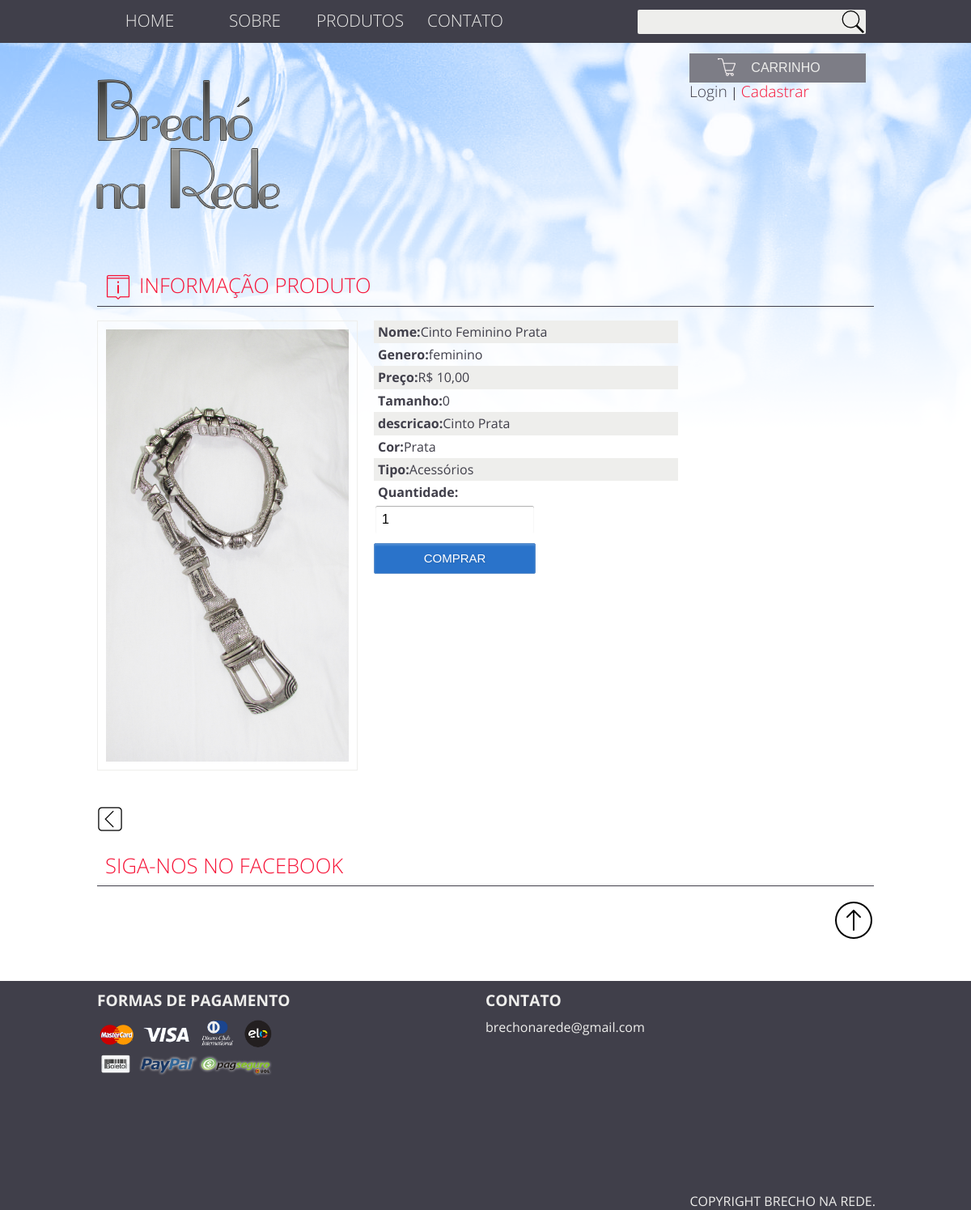
The page /index.php?ctrl=controladorInformacaoProduto&&pdt=19 on the database its author committed.
### tables this page shows
CREATE TABLE `produto` (
  `idProduto` int(11) NOT NULL,
  `nome` varchar(30) NOT NULL,
  `tamanho` int(11) DEFAULT NULL,
  `cor` char(20) NOT NULL,
  `genero` enum('masculino','feminino') NOT NULL,
  `preco` decimal(4,2) NOT NULL,
  `tipo` varchar(50) DEFAULT NULL,
  `foto` varchar(40) NOT NULL,
  `descricao` varchar(50) NOT NULL,
  `quantidade` int(3) NOT NULL
);

### img/modelo/DAO/classeProdutoDAO.php (called while the page is built, shortened)
<?php
class classeProdutoDAO {
    public function informacaoProduto($pdt){
        try{
        $pdo=conexao::getInstance();
        $sql = "select * from produto where idproduto=:produto";
        $pesquisa = $pdo->prepare($sql);
        $pesquisa->bindValue(':produto', $pdt);
        $pesquisa->execute();
        $array = array();
        while($valores = $pesquisa->fetchObject(__CLASS__)){
        $array[] = $valores;
        }
        return $array;
        }
        catch(PDOException $erro){
            echo $erro;
        }
    }
}

### controle/controladorInformacaoProduto.php (the view, shortened to what this page needs)
<h1><i class='info'></i>Informação Produto</h1>
<?php
require_once 'modelo/dao/classeProdutoDAO.php';
$pdt = $_GET['pdt'];
$produto = new classeProdutoDAO();
$func =$produto->informacaoProduto($pdt);
foreach($func as $valores){
    $verificaft=  file_exists('img/produtos/'.$valores->foto.'.jpg');
    echo "<div class='informacaoproduto'>";
    if($verificaft){
    echo "
    <img id='myImg' alt='".$valores->descricao."'  src='img/produtos/$valores->foto.jpg' width='200' height='200'>";
    }
    else{
     echo  " <img src='img/semft.jpg' width='400' height='400'><br>";
    }
    echo "
     <form method='post' onsubmit='return validarEstoque()' class='forminfo' action='index.php?ctrl=controladorCarrinho'>
    <ul class='infopdt'>
    <li><b>Nome:</b>$valores->nome</li>
    <li><b>Genero:</b>$valores->genero</li>
    <li><b>Preço:</b>R$ ".number_format($valores->preco,2,',','.')."</li>
    <li><b>Tamanho:</b>$valores->tamanho</li>
    <li><b>descricao:</b>$valores->descricao</li>
    <li><b>Cor:</b>$valores->cor</li>
    <li><b>Tipo:</b>$valores->tipo</li>
    ";
}
echo "
<li><b>Quantidade:</b></li>
<input type='number' name='quantidade' value='1' min='1' max-lenght='$valores->quantidade' max='$valores->quantidade'>    <br>
<input type='hidden' name='ft'  value='$valores->foto'>
<input type='hidden' name='nome'  value='$valores->nome'>
<input type='hidden' name='genero'  value='$valores->genero'>
<input type='hidden' name='preco'  value='$valores->preco'>
<input type='hidden' name='tamanho'  value='$valores->tamanho'>
<input type='hidden' name='descricao'  value='$valores->descricao'>
<input type='hidden' name='cor'  value='$valores->cor'>
<input type='hidden' name='tipo'  value='$valores->tipo'>
<input type='hidden' name='acao'  value='add'>
<input type='hidden' name='id'  value='$pdt'>
<input type='submit' value='Comprar'>
   </ul>
</form>
";
echo "</div>";
?>
<br>
<a href='index.php'><i class='voltar'></i></a>

### css/estilo.css (style rules this page uses)
* { margin:0; padding:0; }
.conteudo input,.conteudo select { width:200px; }
body { font-family: 'Open Sans', sans-serif; color:#eeeeec; background:url(../img/banner.png) no-repeat; }
form input,form select { border-radius: 2px; height: 38px; }
.conteudo h1 { color:#f61337; border-bottom:1px solid #403f4a; text-transform: uppercase; font-weight: lighter; font-size:1.6em; clear: both; width: inherit; padding:10px; }
.conteudo form input[type='submit'],conteudo form { cursor:pointer; text-transform:uppercase; background:#2a73ca; border:1px solid #5d8fca; padding:8px; color:#fff; font-size:0.9; }
.conteudo input[type="text"], .conteudo input[type="date"], .conteudo input[type="datetime"], .conteudo input[type="email"], .conteudo input[type="number"], .conteudo input[type="search"], .conteudo input[type="time"], .conteudo input[type="url"], .conteudo input[type="password"], .conteudo input[type="tel"], .conteudo input[type="password"], .conteudo textarea, .conteudo select { box-sizing: border-box; -webkit-box-sizing: border-box; -moz-box-sizing: border-box; padding: 8px; border: 2px solid #fff; box-shadow: inset 0px 1px 1px rgba(0, 0, 0, 0.33); -moz-box-shadow: inset 0px 1px 1px rgba(0, 0, 0, 0.33); -webkit-box-shadow: inset 0px 1px 1px rgba(0, 0, 0, 0.33); border-radius: 4px; }
.conteudo input[type="button"], .conteudo button, .conteudo input[type="submit"] { padding: 8px 20px 8px 20px; text-shadow: 1px 1px 3px rgba(0, 0, 0, 0.12); -moz-box-shadow: inset 0px 2px 2px 0px rgba(255, 255, 255, 0.17); -webkit-box-shadow: inset 0px 2px 2px 0px rgba(255, 255, 255, 0.17); box-shadow: inset 0px 2px 2px 0px rgba(255, 255, 255, 0.17); border: 1px solid #257C9E; font-size: 15px; margin-top: 10px; }
.conteudo form input,select,option { padding:5px; }
.voltar { background:url(../img/icones/voltar.png) no-repeat ; display: table; width: 32px; height: 32px; clear: both; position:absolute; margin-top: 20px; bottom:0; }
.info { background:url(../img/icones/info.png) no-repeat ; display: block; width: 32px; height: 32px; float: left; margin-right:10px; }
.informacaoproduto { width:inherit; float:left; margin-bottom:60px; }
.infopdt { float:left; width: 40%; margin-left:20px; }
.infopdt li { list-style: none; padding:5px; }
.informacaoproduto img { width:300px; height: 534px; float:left; padding:10px; border:1px solid #eeeeec; }
.mostraruser li:nth-child(2n+1),.infopdt li:nth-child(2n+1) { background: #eeeeec; }

### rows shown on the page
produto: foto (picture), nome "Cinto Feminino Prata", genero "feminino", preco "10,00", tamanho "0", descricao "Cinto Prata", cor "Prata", tipo "Acessórios"
